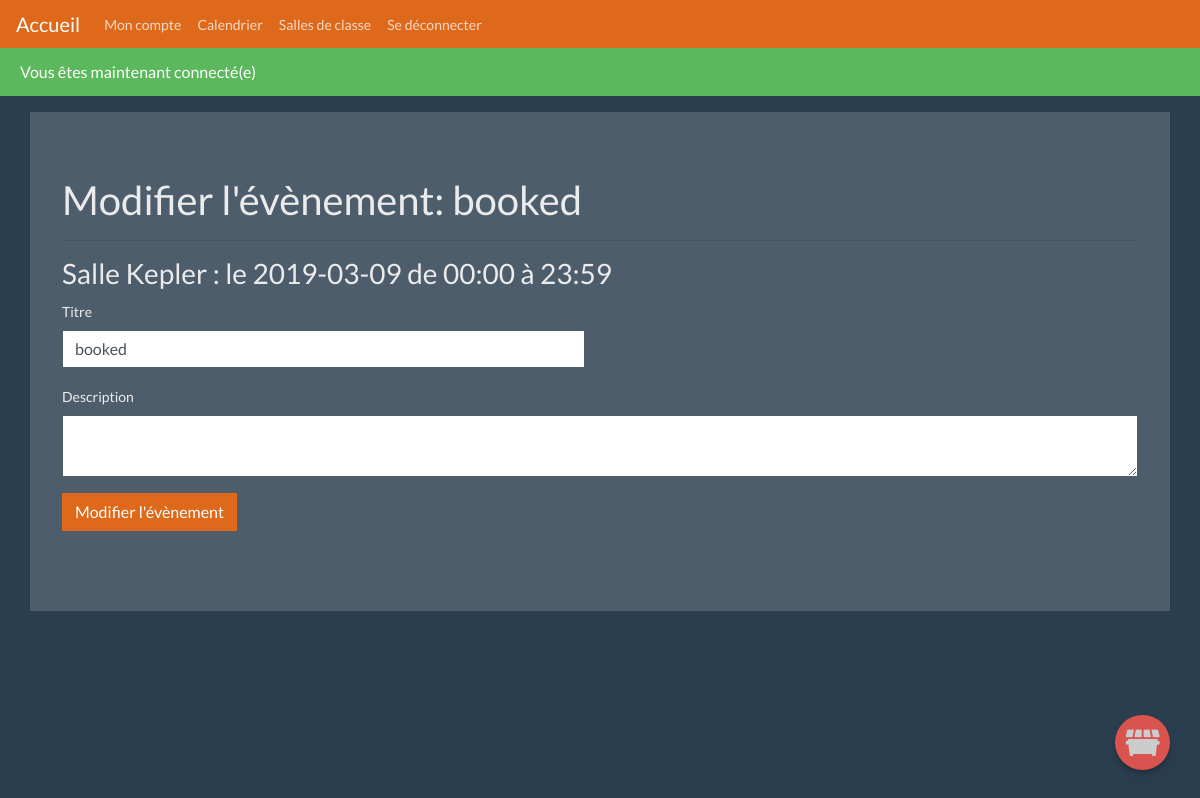
The page /public/editEvent.php?id=11 (signed in) on the database as committed earlier.
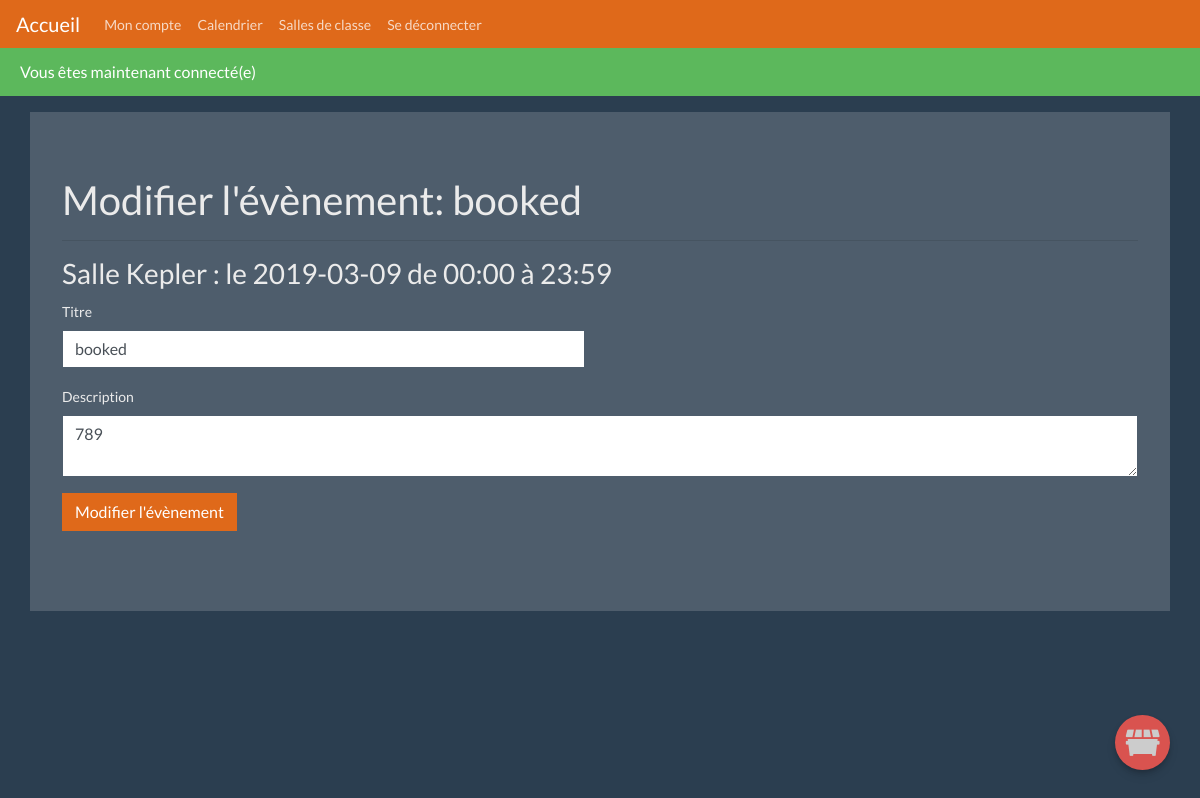
The same page on the database as committed later.
### tables this page shows
CREATE TABLE IF NOT EXISTS `events` (
  `id` int(11) NOT NULL AUTO_INCREMENT,
  `name` varchar(255) NOT NULL DEFAULT 'Réservation en attente',
  `description` text,
  `start` datetime NOT NULL,
  `end` datetime NOT NULL,
  `id_league` int(11) NOT NULL,
  `id_classroom` int(11) NOT NULL,
  PRIMARY KEY (`id`),
  KEY `id_league` (`id_league`),
  KEY `id_classroom` (`id_classroom`)
);

### src/calendar/Events.php (called while the page is built, shortened)
<?php
require '..\src\calendar\Event.php';
class Events{
    private $pdo;
    public function __construct(\PDO $pdo){
        $this->pdo = $pdo;
    }
    public function find (int $id): Event {
        $statement = $this->pdo->query("SELECT * FROM events WHERE id = $id LIMIT 1");
        $statement->setFetchMode(\PDO::FETCH_CLASS, Event::class);
        $result = $statement->fetch();
        return $result;
    }
}
?>

### src/calendar/Event.php (called while the page is built, shortened)
<?php
class Event{
    private $name;
    private $description;
    private $start;
    private $end;
    private $id_league;
    private $id_classroom;
    public function getName (): string{
        return $this->name;
    }
    public function getDescription (): string{
        return $this->description ?? '';
    }
    public function getStart (): \Datetime{
        return new \Datetime($this->start);
    }
    public function getEnd (): \Datetime{
        return new \Datetime($this->end);
    }
    public function getId_league (): int{
        return $this->id_league;
    }
    public function getId_classroom (): int{
        return $this->id_classroom;
    }
}
?>

### src/bootstrap.php (called while the page is built, shortened)
<?php
function h(?string $value): string {
    return htmlentities($value);
}
function render(string $view, $parameters =[]){
    extract($parameters);
    require "../views/$view.php";
}
?>

### public/editEvent.php (the view, shortened to what this page needs)
<?php
require '../src/bootstrap.php';
require '../src/calendar/Events.php';
$pdo = get_pdo();
$events = new calendar\Events($pdo);
$errors=[];
try{
    $event = $events->find($_GET['id'] ?? null);
}catch (\Exception $e){
    e404();
}catch (\Error $e){
    e404();
}
$data=[
    'name' => $event->getName(),
    'date' => $event->getStart()->format('Y-m-d'),
    'start' => $event->getStart()->format('H:i'),
    'end' => $event->getEnd()->format('H:i'),
    'description' => $event->getDescription(),
    'id_league' => $event->getId_league(),
    'id_classroom' => $event->getId_classroom(),
];
$req = $pdo->prepare("SELECT * FROM classrooms WHERE id = ?");
$req->execute([$data['id_classroom']]);
$classroom = $req->fetch();
?>
<div class="jumbotron container">
    <h1>Modifier l'évènement: <?= h($event->getName()); ?></h1>
    <hr>
    <h3>Salle <?= $classroom['name']; ?> : le <?= $data['date']; ?> de <?= $data['start']; ?> à <?= $data['end']; ?></h3>
    <form action="" method='post' class="form">
        <?php render('calendar/editForm',['data' => $data, 'errors' => $errors]); ?>
        <div class="form-group">
            <button class="btn btn-primary">Modifier l'évènement</button>
        </div>
    </form>
</div>
<a href="deleteEvent.php?id=<?= $_GET['id'];?>" class="deleteButton"><i class="fas fa-dumpster"></i></a>

### views/calendar/editForm.php (shortened to what this page needs)
<div class="row">
            <div class="col-sm-6">
                <div class="form-group">
                    <label for="name">Titre</label>
                    <input id="name" type="text" required class="form-control" name="name" value="<?= isset($data['name']) ? h($data['name']) : ''; ?>">
                </div>
            </div>
        </div>
        <div class="form-group">
            <label for="description">Description</label>
            <textarea id="description" class="form-control" name="description" ><?= isset($data['description']) ? h($data['description']) : ''; ?></textarea>
        </div>

Rows that differ between the two databases and show on the page:
changed events "booked": description (not shown) → "789"
